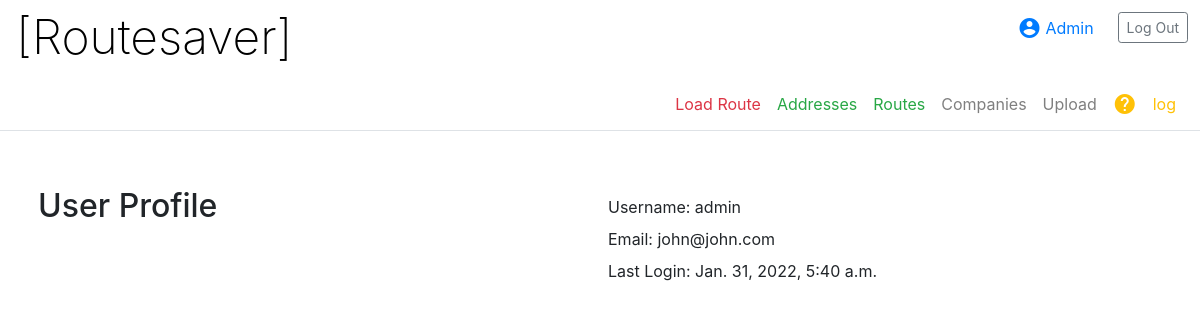
The page /profile (signed in) on the database its author committed.
### routesaver/models.py (models this page shows)
class User(AbstractUser):
    pass

### routesaver/views.py (the view)
# urls.py: path('profile', views.profile, name='profile'),
def profile(request):
    user = request.user
    if user is not None:
        user_id = request.user.id
        current_user = User.objects.filter(id=user_id).values()
        return render(request, "routesaver/profile.html", {
            "username": current_user[0]['username'],
            "email": current_user[0]['email'],
            "last_login": current_user[0]['last_login']
        })
    else:
        return render(request, "routesaver/login.html")

### routesaver/templates/routesaver/profile.html
{% extends "routesaver/layout.html" %}
{% load static %}
{% block body %}
<div class="container p-2">
    <div class="row mt-5">
    <div class="col-6">
           <h2>User Profile</h2>
    </div>
    <div class="col-6 p-1">
        <p class="p-1">Username: {{ username }}</p>
        <p class="p-1">Email: {{ email }}</p>
        <p class="p-1">Last Login: {{ last_login }}</p>
    </div>
</div>
{% endblock %}

### routesaver/templates/routesaver/layout.html (shortened to what this page needs)
{% load static %}
<!DOCTYPE html>
<html lang="en">
      <head>
        <link rel="stylesheet" href="https://stackpath.bootstrapcdn.com/bootstrap/4.3.1/css/bootstrap.min.css">
        <link rel="stylesheet" href="/static/style.css">
      </head>
    <body>
    <div class="header">
      <div class="float-left p-2">
          <h1><a class="pl-2 pt-1 site-title" href="{% url 'index' %}">[Routesaver]</a></h1>
      </div>
      <div class="right float-right p-2">
          {% if user.is_authenticated %}
          <div class="p-1 float-right">
            <a class="btn btn-outline-secondary btn-sm" href="{% url 'logout' %}">Log Out</a>
          </div>
          <div class="p-1 float-right mr-3">
          <a id="username" href="{% url 'profile' %}"><span class="material-icons p-1">
            </span><div class="pt-1 float-right">{{ user }}</div></a>
          </div>
        {% else %}
        <div>
          <a class="btn btn-outline-secondary btn-sm" href="{% url 'register' %}">Register</a>
        </div>
      </div>
       {% endif %}
      </div>
    </div>
    <div class="main-menu border-bottom">
      <nav class="navbar navbar-expand-lg navbar-light float-right">
          <ul class="navbar-nav">
            {% if user.is_authenticated %}
                <li class="nav-item">
                  <a class="nav-link text-danger" href="{% url 'index' %}">Load Route</a>
                </li>
                <li class="nav-item">
                  <a class="nav-link text-success" href="{% url 'address' %}">Addresses</a>
                </li>
                <li class="nav-item">
                  <a class="nav-link text-success" href="{% url 'route' %}">Routes</a>
                </li>
                <li class="nav-item">
                  <a class="nav-link" href="{% url 'list_companies'  %}">Companies</a>
                </li>
                <li class="nav-item">
                  <a class="nav-link" href="{% url 'upload_file' %}">Upload</a>
                </li>
                {% endif %}
                <li class="nav-item">
                  <a class="nav-link text-warning" href="{% url 'help' %}"><span class="material-icons">
                    </span></a>
                </li>
                <li class="nav-item">
                  <a class="nav-link text-warning" href="{% url 'log' %}">log</a>
                </li>
          </ul>
      </nav>
    </div>
      {% block body %}
      {% endblock %}
    </body>
</html>

### routesaver/static/style.css (style rules this page uses)
html, body { height: 100%; margin: 0; padding: 0; font-size: medium; }
p { margin: 0; padding: 2px; }
li { margin: 0; padding: 0; }
ul { list-style: none; margin: 0; padding: 0; }
span.material-icons { padding: 0; margin: 0; font-size: 18pt; }
.nav-link { margin-top: 2px; padding: 0; }
.site-title { font-size: 36pt; font-weight: 200; color: black; }
#username { text-transform: capitalize; }

### rows shown on the page
User: username "Admin", username "admin", email "john@john.com", last_login "Jan. 31, 2022, 5:40 a.m."
